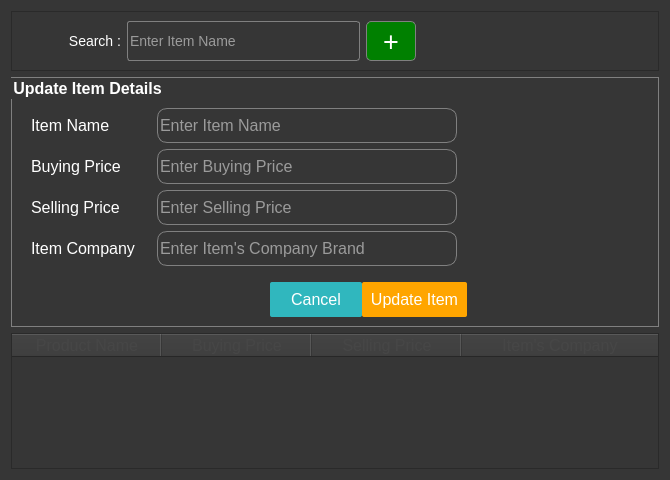
<?xml version="1.0" encoding="UTF-8"?>
<ui version="4.0">
 <class>UpdateItemForm</class>
 <widget class="QWidget" name="UpdateItemForm">
  <property name="geometry">
   <rect>
    <x>0</x>
    <y>0</y>
    <width>670</width>
    <height>480</height>
   </rect>
  </property>
  <property name="minimumSize">
   <size>
    <width>670</width>
    <height>480</height>
   </size>
  </property>
  <property name="windowTitle">
   <string>Update Item Window</string>
  </property>
  <property name="styleSheet">
   <string notr="true">*{
background-color:rgba(54,54,54);
color: white;
font: 12pt ;

}
QGroupBox{
font-weight:bold;
border:1px solid grey;}

</string>
  </property>
  <layout class="QVBoxLayout" name="verticalLayout">
   <item>
    <widget class="QFrame" name="frame">
     <property name="sizePolicy">
      <sizepolicy hsizetype="Preferred" vsizetype="Fixed">
       <horstretch>0</horstretch>
       <verstretch>0</verstretch>
      </sizepolicy>
     </property>
     <property name="styleSheet">
      <string notr="true">QLineEdit, QLabel{
background-color:rgb(54,54,54);
font:14px;
color:white;
}
QLineEdit#searchLineEdit{
border-radius:3px;
border:1px solid grey;
}
QPushButton#addBtn{
background-color:green;
border:1px solid grey;
color:white;
font:27px;
border-radius:5px;
}
QPushButton#addBtn:hover{
border:2px solid white;
}
QPushButton#addBtn:pressed{
border:3px solid orange;
}</string>
     </property>
     <property name="frameShape">
      <enum>QFrame::StyledPanel</enum>
     </property>
     <property name="frameShadow">
      <enum>QFrame::Raised</enum>
     </property>
     <layout class="QHBoxLayout" name="horizontalLayout_3">
      <item>
       <widget class="QLabel" name="label1">
        <property name="minimumSize">
         <size>
          <width>100</width>
          <height>40</height>
         </size>
        </property>
        <property name="maximumSize">
         <size>
          <width>100</width>
          <height>16777215</height>
         </size>
        </property>
        <property name="styleSheet">
         <string notr="true">border:none;</string>
        </property>
        <property name="text">
         <string>Search :</string>
        </property>
        <property name="alignment">
         <set>Qt::AlignRight|Qt::AlignTrailing|Qt::AlignVCenter</set>
        </property>
       </widget>
      </item>
      <item>
       <widget class="QLineEdit" name="searchLineEdit">
        <property name="minimumSize">
         <size>
          <width>0</width>
          <height>40</height>
         </size>
        </property>
        <property name="maxLength">
         <number>100</number>
        </property>
        <property name="placeholderText">
         <string>Enter Item Name</string>
        </property>
        <property name="clearButtonEnabled">
         <bool>true</bool>
        </property>
       </widget>
      </item>
      <item>
       <widget class="QPushButton" name="addBtn">
        <property name="minimumSize">
         <size>
          <width>50</width>
          <height>40</height>
         </size>
        </property>
        <property name="maximumSize">
         <size>
          <width>60</width>
          <height>16777215</height>
         </size>
        </property>
        <property name="toolTip">
         <string>Add to table</string>
        </property>
        <property name="styleSheet">
         <string notr="true"/>
        </property>
        <property name="text">
         <string>+</string>
        </property>
       </widget>
      </item>
      <item>
       <spacer name="horizontalSpacer_3">
        <property name="orientation">
         <enum>Qt::Horizontal</enum>
        </property>
        <property name="sizeHint" stdset="0">
         <size>
          <width>40</width>
          <height>20</height>
         </size>
        </property>
       </spacer>
      </item>
     </layout>
    </widget>
   </item>
   <item>
    <widget class="QGroupBox" name="groupBox">
     <property name="minimumSize">
      <size>
       <width>600</width>
       <height>250</height>
      </size>
     </property>
     <property name="styleSheet">
      <string notr="true">QLineEdit{
border:1px solid grey;
border-radius:10px;
font: 12pt ;
}
QComboBox{
border:1px solid grey;
font: 12pt ;
}
QPushButton#saveItemBtn{
background-color:green;
border-radius:2px;
}
QPushButton#saveItemBtn:hover{
border:2px solid white;
}
QPushButton#saveItemBtn:pressed{
border:2px solid orange;
}
QPushButton#cancelBtn{
background-color:#30b7be;
border-radius:2px;
}
QPushButton#cancelBtn:hover{
border:2px solid white;
}
QPushButton#cancelBtn:pressed{
border:2px solid red;
}
QPushButton#updateItemBtn{
background-color:orange;
border-radius:2px;
}
QPushButton#updateItemBtn:hover{
border:2px solid white;
}
QPushButton#updateItemBtn:pressed{
border:2px solid green;
}</string>
     </property>
     <property name="title">
      <string>Update Item Details</string>
     </property>
     <layout class="QHBoxLayout" name="horizontalLayout_2">
      <property name="topMargin">
       <number>20</number>
      </property>
      <item>
       <layout class="QVBoxLayout" name="verticalLayout_2">
        <item>
         <layout class="QFormLayout" name="formLayout">
          <property name="leftMargin">
           <number>10</number>
          </property>
          <property name="topMargin">
           <number>10</number>
          </property>
          <property name="rightMargin">
           <number>10</number>
          </property>
          <item row="0" column="0">
           <widget class="QLabel" name="label">
            <property name="minimumSize">
             <size>
              <width>120</width>
              <height>30</height>
             </size>
            </property>
            <property name="text">
             <string>Item Name</string>
            </property>
           </widget>
          </item>
          <item row="0" column="1">
           <widget class="QLineEdit" name="itemNameLineEdit">
            <property name="minimumSize">
             <size>
              <width>300</width>
              <height>35</height>
             </size>
            </property>
            <property name="placeholderText">
             <string>Enter Item Name</string>
            </property>
            <property name="clearButtonEnabled">
             <bool>true</bool>
            </property>
           </widget>
          </item>
          <item row="1" column="0">
           <widget class="QLabel" name="label_2">
            <property name="minimumSize">
             <size>
              <width>120</width>
              <height>30</height>
             </size>
            </property>
            <property name="text">
             <string>Buying Price</string>
            </property>
           </widget>
          </item>
          <item row="1" column="1">
           <widget class="QLineEdit" name="bpLineEdit">
            <property name="minimumSize">
             <size>
              <width>300</width>
              <height>35</height>
             </size>
            </property>
            <property name="inputMethodHints">
             <set>Qt::ImhDigitsOnly</set>
            </property>
            <property name="placeholderText">
             <string>Enter Buying Price</string>
            </property>
            <property name="clearButtonEnabled">
             <bool>true</bool>
            </property>
           </widget>
          </item>
          <item row="2" column="0">
           <widget class="QLabel" name="label_3">
            <property name="minimumSize">
             <size>
              <width>120</width>
              <height>30</height>
             </size>
            </property>
            <property name="text">
             <string>Selling Price</string>
            </property>
           </widget>
          </item>
          <item row="2" column="1">
           <widget class="QLineEdit" name="spLineEdit">
            <property name="minimumSize">
             <size>
              <width>300</width>
              <height>35</height>
             </size>
            </property>
            <property name="inputMethodHints">
             <set>Qt::ImhDigitsOnly</set>
            </property>
            <property name="placeholderText">
             <string>Enter Selling Price</string>
            </property>
            <property name="clearButtonEnabled">
             <bool>true</bool>
            </property>
           </widget>
          </item>
          <item row="4" column="0">
           <widget class="QLabel" name="label_5">
            <property name="minimumSize">
             <size>
              <width>120</width>
              <height>30</height>
             </size>
            </property>
            <property name="text">
             <string>Item Company</string>
            </property>
           </widget>
          </item>
          <item row="4" column="1">
           <widget class="QLineEdit" name="companyLineEdit">
            <property name="minimumSize">
             <size>
              <width>0</width>
              <height>35</height>
             </size>
            </property>
            <property name="maxLength">
             <number>100</number>
            </property>
            <property name="placeholderText">
             <string>Enter Item's Company Brand</string>
            </property>
           </widget>
          </item>
         </layout>
        </item>
        <item>
         <layout class="QHBoxLayout" name="horizontalLayout">
          <property name="spacing">
           <number>0</number>
          </property>
          <item>
           <spacer name="horizontalSpacer">
            <property name="orientation">
             <enum>Qt::Horizontal</enum>
            </property>
            <property name="sizeHint" stdset="0">
             <size>
              <width>40</width>
              <height>20</height>
             </size>
            </property>
           </spacer>
          </item>
          <item>
           <widget class="QPushButton" name="cancelBtn">
            <property name="minimumSize">
             <size>
              <width>92</width>
              <height>35</height>
             </size>
            </property>
            <property name="text">
             <string>Cancel</string>
            </property>
           </widget>
          </item>
          <item>
           <widget class="QPushButton" name="updateItemBtn">
            <property name="minimumSize">
             <size>
              <width>80</width>
              <height>35</height>
             </size>
            </property>
            <property name="text">
             <string>  Update Item  </string>
            </property>
           </widget>
          </item>
         </layout>
        </item>
       </layout>
      </item>
      <item>
       <spacer name="horizontalSpacer_2">
        <property name="orientation">
         <enum>Qt::Horizontal</enum>
        </property>
        <property name="sizeHint" stdset="0">
         <size>
          <width>40</width>
          <height>20</height>
         </size>
        </property>
       </spacer>
      </item>
     </layout>
    </widget>
   </item>
   <item>
    <widget class="QTableWidget" name="tableWidget">
     <property name="minimumSize">
      <size>
       <width>0</width>
       <height>130</height>
      </size>
     </property>
     <property name="editTriggers">
      <set>QAbstractItemView::NoEditTriggers</set>
     </property>
     <property name="alternatingRowColors">
      <bool>false</bool>
     </property>
     <property name="sortingEnabled">
      <bool>true</bool>
     </property>
     <attribute name="horizontalHeaderDefaultSectionSize">
      <number>150</number>
     </attribute>
     <attribute name="horizontalHeaderShowSortIndicator" stdset="0">
      <bool>true</bool>
     </attribute>
     <attribute name="horizontalHeaderStretchLastSection">
      <bool>true</bool>
     </attribute>
     <attribute name="verticalHeaderDefaultSectionSize">
      <number>40</number>
     </attribute>
     <attribute name="verticalHeaderMinimumSectionSize">
      <number>30</number>
     </attribute>
     <column>
      <property name="text">
       <string>Product Name</string>
      </property>
      <property name="font">
       <font>
        <pointsize>12</pointsize>
       </font>
      </property>
      <property name="background">
       <color>
        <red>240</red>
        <green>240</green>
        <blue>240</blue>
       </color>
      </property>
      <property name="foreground">
       <brush brushstyle="SolidPattern">
        <color alpha="255">
         <red>70</red>
         <green>70</green>
         <blue>70</blue>
        </color>
       </brush>
      </property>
     </column>
     <column>
      <property name="text">
       <string>Buying Price</string>
      </property>
      <property name="font">
       <font>
        <pointsize>12</pointsize>
       </font>
      </property>
      <property name="background">
       <color>
        <red>240</red>
        <green>240</green>
        <blue>240</blue>
       </color>
      </property>
      <property name="foreground">
       <brush brushstyle="SolidPattern">
        <color alpha="255">
         <red>70</red>
         <green>70</green>
         <blue>70</blue>
        </color>
       </brush>
      </property>
     </column>
     <column>
      <property name="text">
       <string>Selling Price</string>
      </property>
      <property name="font">
       <font>
        <pointsize>12</pointsize>
       </font>
      </property>
      <property name="background">
       <color>
        <red>240</red>
        <green>240</green>
        <blue>240</blue>
       </color>
      </property>
      <property name="foreground">
       <brush brushstyle="SolidPattern">
        <color alpha="255">
         <red>70</red>
         <green>70</green>
         <blue>70</blue>
        </color>
       </brush>
      </property>
     </column>
     <column>
      <property name="text">
       <string>Item's Company</string>
      </property>
      <property name="font">
       <font>
        <pointsize>12</pointsize>
       </font>
      </property>
      <property name="background">
       <color>
        <red>240</red>
        <green>240</green>
        <blue>240</blue>
       </color>
      </property>
      <property name="foreground">
       <brush brushstyle="SolidPattern">
        <color alpha="255">
         <red>70</red>
         <green>70</green>
         <blue>70</blue>
        </color>
       </brush>
      </property>
     </column>
    </widget>
   </item>
  </layout>
 </widget>
 <resources/>
 <connections/>
</ui>
